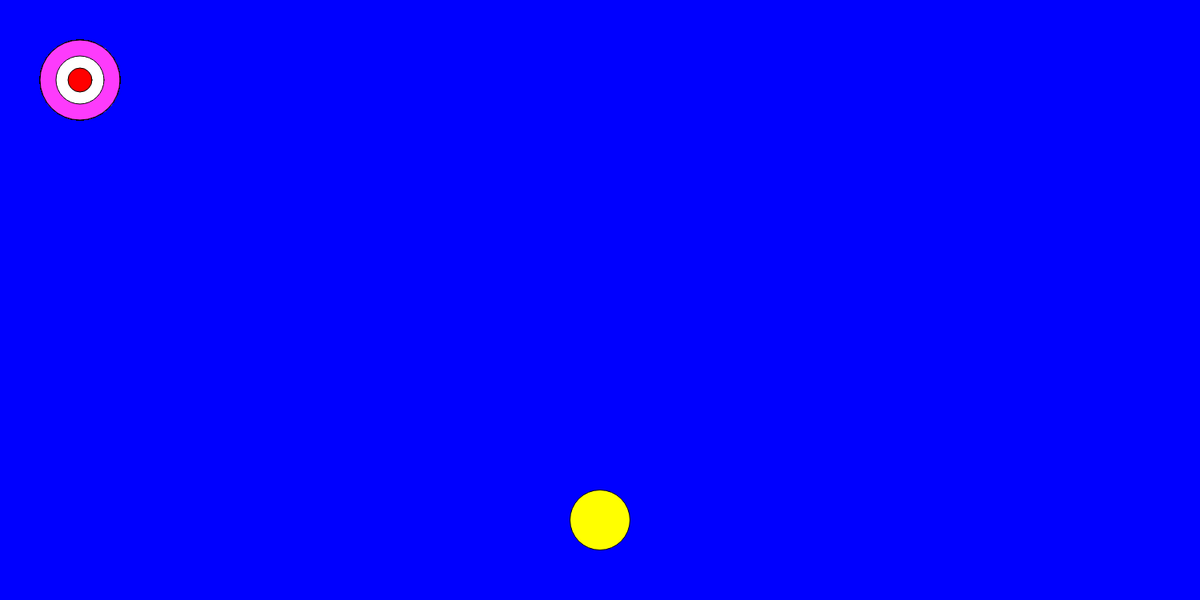
Frame 1 (no input)
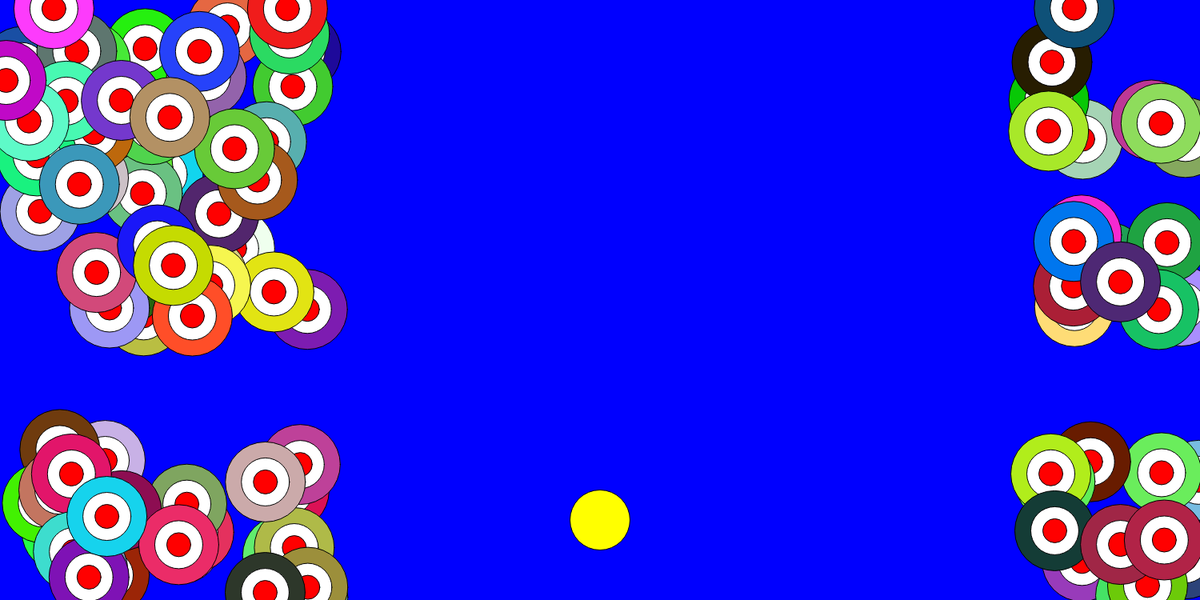
Frame 60 (no input)
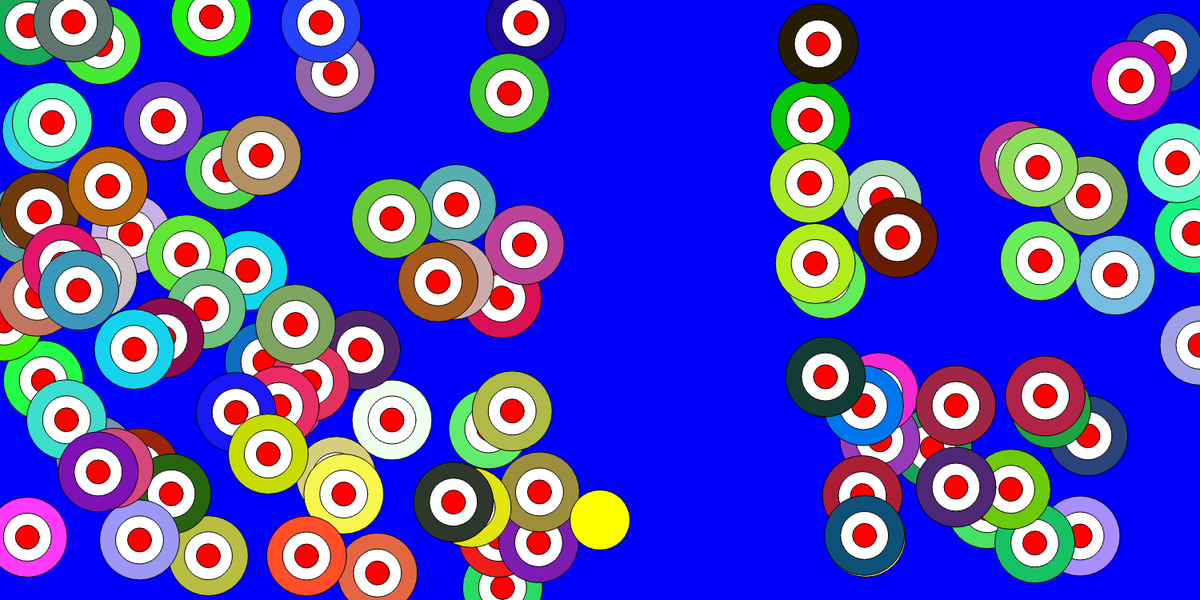
Frame 120 (the mouse pressed at the canvas centre since frame 60)

The p5.js sketch that drew these frames (run headless with seeded random() and noise() and a simulated clock; from frame 60 on, the mouse is pressed at the canvas centre):

// p5.js sketch
// ── sketch.js
var cars = [];
var frogPos ;
var myState = 0 ;

function setup() {
  createCanvas(1500,750) ;

  // spawn the cars
  for (var i = 0; i<100; i++) {
  cars.push(new Car());
  }

  frogPos = createVector (width/2, height-100);
  imageMode (CENTER) ;
  ellipseMode (CENTER) ;
}

function draw() {
  background('blue') ;

// iterate through cars array
  for (var i = 0; i < cars.length; i++) {
  cars[i].display() ;
  cars[i].drive() ;

  // collision detection
  if (cars[i].pos.dist(frogPos) < 50) {
    cars.splice(i,1) ;
  }
}
  //frog
  fill('yellow');
  ellipse(frogPos.x, frogPos.y, 75,75);
  checkForKeys();
}

//our car class
function Car(){
  //attributes
  this.pos = createVector(100,100) ;
  this.vel = createVector(random(-5,5),random(-5,5));

  this.r = random(255);
  this.g = random(255);
  this.b = random(255);

  //methods
  this.display = function(){
    fill (this.r, this.g, this.b);
    ellipse(this.pos.x,this.pos.y,100,100) ;
    fill('white');
    ellipse(this.pos.x,this.pos.y,60,60) ;
    fill('red');
    ellipse(this.pos.x,this.pos.y,30,30) ;

  }

  this.drive = function() {
    this.pos.add(this.vel);
    if (this.pos.x > width) this.pos.x = 0;
    if (this.pos.x < 0) this.pos.x = width;
    if (this.pos.y > height) this.pos.y = 0;
    if (this.pos.y < 0) this.pos.y = height;
  }
}

function checkForKeys(){
  if (keyIsDown(LEFT_ARROW)) frogPos.x = frogPos.x - 10;
  if (keyIsDown(RIGHT_ARROW)) frogPos.x = frogPos.x + 10;
  if (keyIsDown(UP_ARROW)) frogPos.y = frogPos.y - 10;
  if (keyIsDown(DOWN_ARROW)) frogPos.y = frogPos.y + 10;

}
